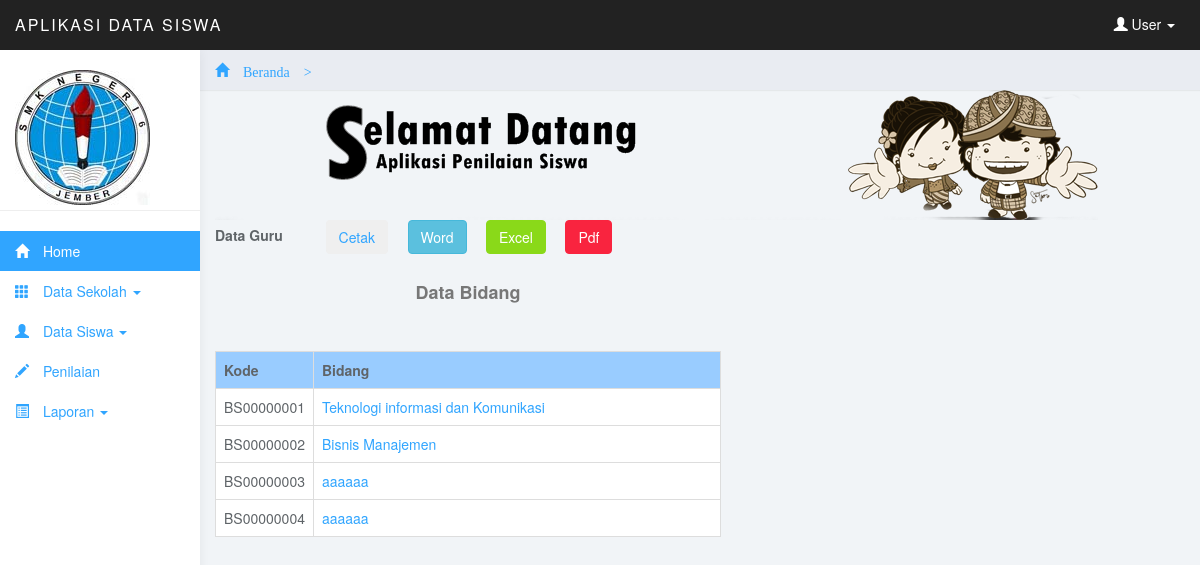
Screenshot of /admin/menu.php?page=laporan_bidang (signed in) with the database file from the repository.
### tables this page shows
CREATE TABLE IF NOT EXISTS `tb_bidangstudi` (
  `bidang_kode` char(10) NOT NULL,
  `bidang_nama` varchar(50) NOT NULL,
  PRIMARY KEY (`bidang_kode`)
);

### admin/Data/laporanall/laporan_bidang.php (the view, shortened to what this page needs)
<div class="table-header">
  <div class="nav-collapse"> <strong>Data Guru  &nbsp;&nbsp;&nbsp;&nbsp;&nbsp;&nbsp;&nbsp;&nbsp;&nbsp;</strong> <a target="_blank" href="Data/laporanall/laporan_bidangcetak.php">
    <button type="submit" class="btn btn-inverse" name="btncari"><i class="icon-print"></i>Cetak</button>
  </a> &nbsp;&nbsp;&nbsp;
  <a target="_blank" href="Data/laporanall/laporan_bidangword.php">
    <button type="submit" class="btn btn-info" name="btncari"><i class="icon-save"></i>Word</button>
  </a>&nbsp;&nbsp;&nbsp;
  <a target="_blank" href="Data/laporanall/laporan_bidangcetakexcel.php">
    <button type="submit" class="btn btn-success" name="btncari"><i class="icon-save"></i>Excel</button>
  </a>&nbsp;&nbsp;&nbsp;
  <a target="_blank" href="Data/laporanall/laporan_bidangcetakpdf.php">
    <button type="submit" class="btn btn-danger" name="btncari"><i class="icon-save"></i>Pdf</button>
  </a>
  </div>
</div>
<table width="506" border="0" >
  <tr>
    <td width="885" height="42"><div align="center" class="style3">
      <div align="center"><br>
        <p>Data Bidang </p>
        <p>&nbsp;</p>
      </div>
    </div>
        <table width="500" border="0" class="table table-bordered table-hover">
          <tr>
            <td width="36" bgcolor="#99CCFF"><strong>Kode</strong></td>
            <td width="454"  bgcolor="#99CCFF"><strong>Bidang</strong></td>
          </tr>
<?php $sql=mysql_query("select tb_bidangstudi.*from tb_bidangstudi")or die (mysql_error()); while($tam=mysql_fetch_array($sql)){ ?>
          <tr>
            <td><?php echo $tam['bidang_kode'] ?></td>
            <td><a href="?page=laporan_kelas&bidang=<?php echo $tam['bidang_kode'] ?>"><?php echo $tam['bidang_nama'] ?></a></td>
          </tr><?php } ?>
      </table>
    </td>
  </tr>
</table>

### admin/css/styles.css (style rules this page uses)
body { background: #f1f4f7; padding-top: 50px; color: #5f6468; }
p { color: #777; }
a, a:hover, a:focus { color: #30a5ff; }
.btn-success, .btn-success:hover, .btn-success:focus, .btn-success:active, .btn-success.active, .open > .dropdown-toggle.btn-success, .btn-success.disabled, .btn-success[disabled], fieldset[disabled] .btn-success, .btn-success.disabled:hover, .btn-success[disabled]:hover, fieldset[disabled] .btn-success:hover, .btn-success.disabled:focus, .btn-success[disabled]:focus, fieldset[disabled] .btn-success:focus, .btn-success.disabled:active, .btn-success[disabled]:active, fieldset[disabled] .btn-success:active, .btn-success.disabled.active, .btn-success[disabled].active, fieldset[disabled] .btn-success.active { background-color: #8ad919; border-color: #8ad919; }
.btn-danger, .btn-danger:hover, .btn-danger:focus, .btn-danger:active, .btn-danger.active, .open > .dropdown-toggle.btn-danger, .btn-danger.disabled, .btn-danger[disabled], fieldset[disabled] .btn-danger, .btn-danger.disabled:hover, .btn-danger[disabled]:hover, fieldset[disabled] .btn-danger:hover, .btn-danger.disabled:focus, .btn-danger[disabled]:focus, fieldset[disabled] .btn-danger:focus, .btn-danger.disabled:active, .btn-danger[disabled]:active, fieldset[disabled] .btn-danger:active, .btn-danger.disabled.active, .btn-danger[disabled].active, fieldset[disabled] .btn-danger.active { background-color: #f9243f; border-color: #f9243f; }
.table { background: #fff; }

### rows the page displays
tb_bidangstudi: bidang_kode "BS00000001", bidang_nama "Teknologi informasi dan Komunikasi"
tb_bidangstudi: bidang_kode "BS00000002", bidang_nama "Bisnis Manajemen"
tb_bidangstudi: bidang_kode "BS00000003", bidang_nama "aaaaaa"
tb_bidangstudi: bidang_kode "BS00000004", bidang_nama "aaaaaa"
